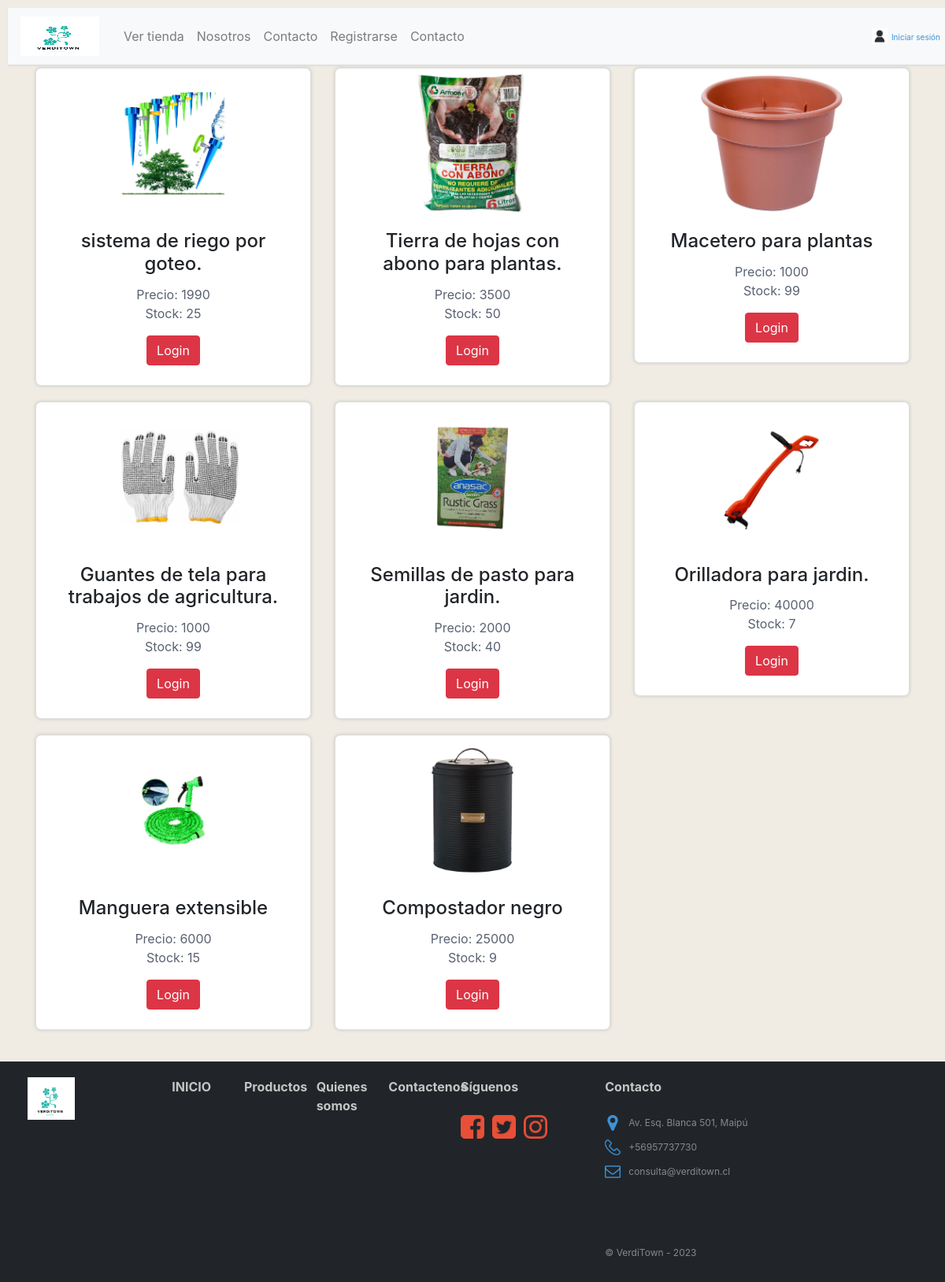
/productos/, run on the app's committed database.
### verditown/models.py (models this page shows, shortened)
class Producto(models.Model):
    sku =  models.CharField(primary_key=True, max_length=10, verbose_name="SKU")
    nombre = models.CharField(max_length=20, blank=True, verbose_name="Nombre")
    descrip = models.CharField(max_length=50, blank=True, verbose_name="Descripcion")
    imagen = models.ImageField(upload_to="imagenes", null=True, blank=True, verbose_name="Imagen")
    precio = models.IntegerField(validators=[MinValueValidator(1), MaxValueValidator(99999)], blank=True, verbose_name="Precio")
    stock = models.IntegerField(default=0, blank=True, verbose_name="Stock")
    categoria = models.ForeignKey(Categoria, on_delete=models.CASCADE, verbose_name="Categoria")

### verditown/views.py (the view)
# urls.py: path('productos/', productos, name="productos"),
def productos(request):
    productos = Producto.objects.all()
    datos={
        'cositas':productos
    }
    return render(request,'productos.html',datos)

### verditown/templates/productos.html (shortened to what this page needs)
{% extends "base.html" %}
{% block content %}
<!doctype html>
<html lang="es">
<head>
    {% load static %}
    <link rel="stylesheet" href="https://cdnjs.cloudflare.com/ajax/libs/font-awesome/4.7.0/css/font-awesome.min.css">
    <link href="{% static 'css/bootstrap.min.css' %}" rel="stylesheet">
    <link href="{% static 'css/estilos.css' %}" rel="stylesheet">
</head>
<body>
    <div class="container">
        <div class="row">
            {% for productos in cositas %}
            <div class="col-12 col-md-4">
                <div class="card text-center">
                    {% if productos.imagen %}
                        <img src="{{ productos.imagen.url }}" class="card-img-top mx-auto">
                    {% else %}
                        <img src="{% static 'img/no_data_found.jpg' %}" class="card-img-top mx-auto">
                    {% endif %}
                    <div class="card-body">
                        <h4 class="card-title">{{ productos.descrip }}</h4>
                        <p class="card-text">
                            Precio: {{ productos.precio }}<br>
                            Stock: {{ productos.stock }}
                        </p>
                        {%if user.is_staff%}
                        <a href="{% url 'mostrar' %}" class="btn btn-warning">ver registro</a>
                        <a href="{% url 'index'%}" class="btn btn-success">Inicio</a>
                        {% elif user.is_authenticated %}
                        <a href="{% url 'index'%}" class="btn btn-success">Inicio</a>
                        {%else%}
                        <a href="{%url 'login'%}" class="btn btn-danger">Login</a>
                        {%endif%}
                    </div>
                </div>
            </div>
            {% endfor %}
        </div>
    </div>
</body>
</html>
{% endblock %}

### verditown/templates/base.html (shortened to what this page needs)
<!DOCTYPE html>
<html lang="en">
<head>
    {% load static %}
    <link rel="stylesheet" href="https://cdnjs.cloudflare.com/ajax/libs/font-awesome/4.7.0/css/font-awesome.min.css">
    <link href="{% static 'css/bootstrap.min.css' %}" rel="stylesheet">
    <link href="{% static 'css/estilos.css' %}" rel="stylesheet">
</head>
<body>
        <nav class="navbar navbar-expand-md navbar-light bg-light mb-4" id="barraNav">
            <a href="{% url 'index' %}" id="logoBookStop">
                <img src="{% static 'img/Logo.png' %}" width="100px" height="50px">
            </a>
            <div class="collapse navbar-collapse" id="navbarCollapse">
                {% if user.is_staff %}
                <ul class="navbar-nav mr-auto">
                    <li class="nav-item">
                        <a class="nav-link" href="{% url 'mostrar' %}">Ingresar Item</a>
                    </li>
                    <li class="nav-item">
                        <a class="nav-link" href="{% url 'productos' %}">Productos</a>
                    </li>
                    <li class="nav-item">
                        <a class="nav-link" href="{%url 'nosotros' %}">Nosotros</a>
                    </li>
                    <li class="nav-item">
                        <a class="nav-link" href="{%url 'contacto' %}">Contacto</a>
                    </li>
                    <li class="nav-item">
                        <a class="nav-link" href="#">Bienvenid@ {{ user.username }} </a>
                    </li>
                </ul>
                {% else %}
                    <ul class="navbar-nav mr-auto">
                        <li class="nav-item">
                            <a class="nav-link" href="{% url 'productos' %}">Ver tienda</a>
                        </li>
                        <li class="nav-item">
                            <a class="nav-link" href="{%url 'nosotros' %}">Nosotros</a>
                        </li>
                        <li class="nav-item">
                            <a class="nav-link" href="{%url 'contacto' %}">Contacto</a>
                        </li>
                        <li class="nav-item">
                            <a class="nav-link" href="{% url 'registrar' %}">Registrarse</a>
                        </li>
                        <li class="nav-item">
                        <a class="nav-link" href="{%url 'contacto' %}">Contacto</a>
                    </li>
                    </ul>
                {% endif %}
                <div>
                    {% if user.is_authenticated %}
                    <a href="{% url 'logout' %}" id="userBookStop">
                        <img src="{% static 'img/user-vector-icon.jpg' %}" alt="userBookStop" width="20px">Cerrar sesión
                    </a>
                    {% else %}
                    <a href="{% url 'login' %}" id="userBookStop">
                        <img src="{% static 'img/user-vector-icon.jpg' %}" alt="userBookStop" width="20px">Iniciar sesión
                    </a>
                    {% endif %}
                </div>
            </div>
        </nav>
    {% block content %}
    {% endblock %}
    <footer>
        <div class="row col-12">
            <div class="row col-12">
                <div class="col-lg-2">
                    <img src="{% static 'img/logo.png' %}" alt="logoBookStop" width="60px">
                </div>
                <div class="col-lg-1">
                    <a href="index.html" id="linkFooter"><strong>INICIO</strong></a>
                </div>
                <div class="col-lg-1">
                    <a href="galeria.html" id="linkFooter"><strong>Productos</strong></a>
                </div>
                <div class="col-lg-1">
                    <a href="nosotros.html" id="linkFooter"><strong>Quienes somos</strong></a>
                </div>
                <div class="col-lg-1">
                    <a href="contacto.html" id="linkFooter"><strong>Contactenos</strong></a>
                </div>
            <div class="col-lg-2">
                <strong>Síguenos</strong>
                <br><br>
                <div class="row">
                    <img src="{% static 'img/2000px-Facebook_font_awesome.svg.png' %}" alt="" width="30px" height="30px"
                        style=" margin-left: 15px;">
                    <img src="{% static 'img/twitter.png' %}" alt="" width="30px" height="30px" style=" margin-left: 10px;">
                    <img src="{% static 'img/Instagram.png' %}" alt="" width="30px" height="30px" style=" margin-left: 10px;">
                </div>
            </div>
            <div class="col-lg-3">
                <strong>Contacto</strong>
                <br><br>
                <div class="row">
                    <img src="{% static 'img/location.png' %}" alt="" width="20px" height="20px"
                        style="margin-right: 10px; margin-left: 15px;">
                    <p>Av. Esq. Blanca 501, Maipú</p>
                </div>
                <div class="row">
                    <img src="{% static 'img/fono.png' %}" alt="" width="20px" height="20px"
                        style="margin-right: 10px; margin-left: 15px;">
                    <p>+56957737730</p>
                </div>
                <div class="row">
                    <img src="{% static 'img/email.png' %}" alt="" width="20px" height="20px"
                        style="margin-right: 10px; margin-left: 15px;">
                    <p>consulta@verditown.cl</p>
                </div>
                <br><br><br>
                <p>&copy; VerdiTown - 2023</p>
            </div>
        </div>
    </footer>
</body>
</html>

### verditown/static/css/estilos.css (style rules this page uses)
body { background-color: #F0ECE3; padding-top: 86px; }
#logoBookStop { color: #3C92D8; font-size: 20px; text-decoration: none; margin-right: 16px; padding-top: 3px; }
#logoBookStop img { margin-right: 7px; margin-bottom: 3px; }
.navbar { -webkit-box-shadow:0px 2px 2px #dddddd; -moz-box-shadow:0px 2px 2px #dddddd; box-shadow:0px 2px 2px #dddddd; position: fixed; z-index: 1; display: flex; transition: 0.3s; width: 100%; top: 0; margin: 10px; }
#userBookStop { color: #3C92D8; font-size: 10px; text-decoration: none; }
#userBookStop img { margin-right: 5px; margin-bottom: 3px; }
.card { -webkit-box-shadow: 0px 0px 4px #c5c5c5; -moz-box-shadow: 0px 0px 4px #c5c5c5; box-shadow: 0px 0px 4px #c5c5c5; border-radius: 7px; margin-bottom: 20px; text-align: justify; padding: 5px; color: #596272; }
.card img { width: 180px; }
div>h4 { color: #212529; }
footer { padding: 20px; color: #c5c5c5; background-color: #212529; height: 280px; margin-top: 20px; }
footer div p { font-size: 12px; color: #888888; padding-top: 5px; line-height: 10px; }
#linkFooter { color: #c5c5c5; text-decoration: none; }

### data on the page
Producto: imagen (picture), descrip "sistema de riego por goteo.", precio "1990", stock "25"
Producto: imagen (picture), descrip "Tierra de hojas con abono para plantas.", precio "3500", stock "50"
Producto: imagen (picture), descrip "Macetero para plantas", precio "1000", stock "99"
Producto: imagen (picture), descrip "Guantes de tela para trabajos de agricultura.", precio "1000", stock "99"
Producto: imagen (picture), descrip "Semillas de pasto para jardin.", precio "2000", stock "40"
Producto: imagen (picture), descrip "Orilladora para jardin.", precio "40000", stock "7"
Producto: imagen (picture), descrip "Manguera extensible", precio "6000", stock "15"
Producto: imagen (picture), descrip "Compostador negro", precio "25000", stock "9"
